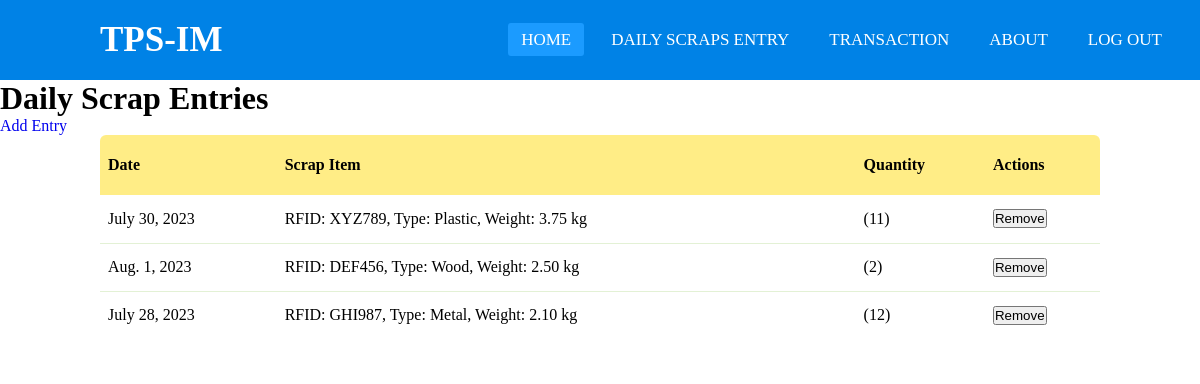
Before: /daily_scrap_table/ with the older database file.
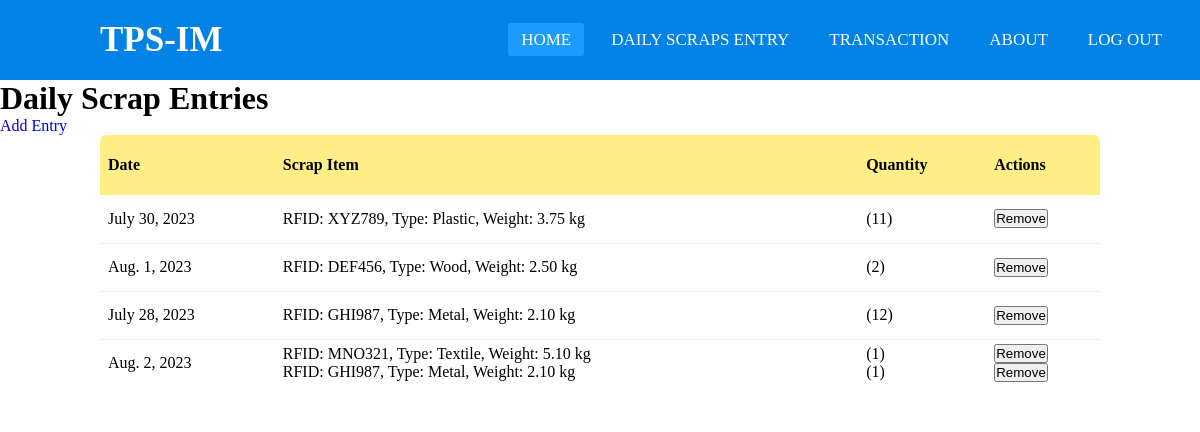
After: the same page with the newer database file.
### app1/models.py (models this page shows, shortened)
class DailyScrapEntry(models.Model):
    date = models.DateField()
    scraps = models.ManyToManyField(ScrapItem, through='ScrapEntryDetail')

class ScrapEntryDetail(models.Model):
    daily_scrap_entry = models.ForeignKey(DailyScrapEntry, on_delete=models.CASCADE)
    scrap_item = models.ForeignKey(ScrapItem, on_delete=models.CASCADE)
    quantity = models.PositiveIntegerField(default=1)

class ScrapItem(models.Model):
    RFID = models.CharField(max_length=100, unique=True)
    weight = models.DecimalField(max_digits=10, decimal_places=2)
    scrap_type = models.ForeignKey(ScrapType, on_delete=models.CASCADE)
    def __str__(self):
        return f"RFID: {self.RFID}, Type: {self.scrap_type}, Weight: {self.weight} kg"

class ScrapType(models.Model):
    name = models.CharField(max_length=50, unique=True)
    def __str__(self):
        return self.name

### app1/views.py (the view)
# urls.py: path('daily_scrap_table/', views.daily_scrap_table, name='daily_scrap_table'),
def daily_scrap_table(request):
    daily_scrap_entries = DailyScrapEntry.objects.all()
    return render(request, 'daily_scrap_table.html', {'daily_scrap_entries': daily_scrap_entries})

### app1/templates/daily_scrap_table.html (shortened to what this page needs)
{% extends 'base.html' %}
{% block content %}
{% load static %}
    <link rel="stylesheet" href="{% static "daily_scrap_table.css" %}">
    <h1>Daily Scrap Entries</h1>
    <a href="{% url 'add_daily_scrap_entry' %}">Add Entry</a>
    <table>
      <thead>
        <tr>
          <th>Date</th>
          <th>Scrap Item</th>
          <th>Quantity</th>
          <th>Actions</th>
        </tr>
      <thead>
      <tbody>
    {% for entry in daily_scrap_entries %}
        <tr>
          <td>{{ entry.date }}</td>
          <td>
          {% for scrap_entry_detail in entry.scrapentrydetail_set.all %}
            {{ scrap_entry_detail.scrap_item }}<br />
          {% endfor %}
          </td>
          <td>
          {% for scrap_entry_detail in entry.scrapentrydetail_set.all %}
            ({{ scrap_entry_detail.quantity }}) <br />
          {% endfor %}
          </td>
          <td>
          {% for scrap_entry_detail in entry.scrapentrydetail_set.all %}
            <form action="{% url 'remove_scrap_entry_detail' scrap_entry_detail.id %}" method="post">
                <button type="submit">Remove</button>
            </form>
          {% endfor %}
          </td>
        </tr>
    {% endfor %}
      </tbody>
    <blockquote> Responsive Table </blockquote>
{% endblock content %}

Changed rows visible on the page:
added DailyScrapEntry: date "Aug. 2, 2023"
added ScrapEntryDetail: scrap_item "RFID: MNO321, Type: Textile, Weight: 5.10 kg", quantity "1"
added ScrapEntryDetail: scrap_item "RFID: GHI987, Type: Metal, Weight: 2.10 kg", quantity "1"
